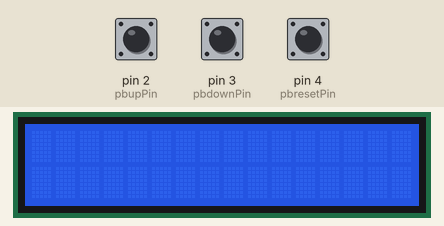
Simulated run of this sketch. Board: Arduino Uno, built with avr-gcc and run on an emulated ATmega328P. Parts: 16×2 character LCD. The test bench sets the inputs (shaded band); at power-on: pin 2 (pbupPin) HIGH, pin 4 (pbresetPin) HIGH, pin 3 (pbdownPin) HIGH. What the sketch prints to the serial monitor is not drawn.

Above: at 1.2 s.
1.3 s: pin 2 (pbupPin) pulled LOW for 3.2 s
At 5.3 s:
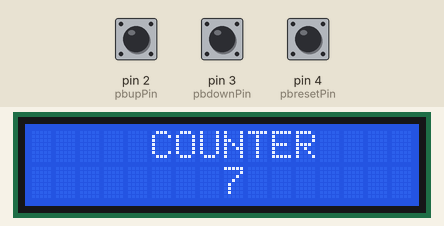
6.0 s: pin 4 (pbresetPin) pulled LOW for 0.15 s
At 7.5 s:
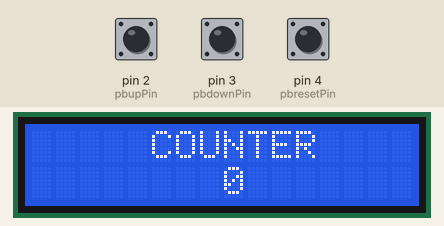
Timing chart, 0 to 9.0 s (numbered marks = the images above; inputs shaded):
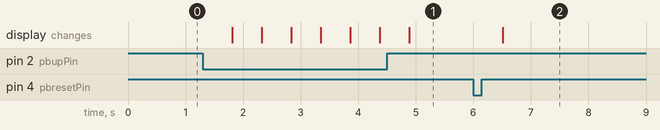

Measured:
- after the input at 1.3 s, the display: first changes after 0.51 s (image 1 shows a later state)
- after the input at 6.0 s, the display: changes after 0.51 s (image 2)

The sketch:

Counter_Up_Down_Reset.ino
```cpp
#include <LiquidCrystal_I2C.h>
#include <Wire.h>
LiquidCrystal_I2C lcd(0x27,16,2);

int pbupPin = 2;
int pbdownPin = 3;
int pbresetPin = 4;
bool ditekan = false;
bool holdBtn = 0;
int counter = 0;

void setup() {
  Serial.begin(9600);
  lcd.begin();
  lcd.backlight();
  pinMode(pbupPin, INPUT);
  pinMode(pbdownPin, INPUT);
  pinMode(pbresetPin,INPUT);
}

void loop() {

  bool pbupState = digitalRead(pbupPin); //kondisi awal berniali 1(HIGH)
  bool pbdownState = digitalRead(pbdownPin); //kondisi awal berniali 1(HIGH)
  bool pbresetState = digitalRead(pbresetPin); //kondisi awal berniali 1(HIGH)

  if (pbupState == ditekan) { //Jika push button bernilai 0(LOW) maka fungsi pbUp akan dieksekusi
    pbUp(holdBtn);
  }

  if (pbdownState == ditekan) {//Jika push button bernilai 0(LOW) maka fungsi pbDown akan dieksekusi
    pbDown(holdBtn);
  }

  if(pbresetState == ditekan){//Jika push button bernilai 0(LOW) maka fungsi pbReset akan dieksekusi
    pbReset();
  }

}

void cetak(int a) { //Menampilkan ke lcd
  lcd.clear();
  Serial.print("Counter : ");
  Serial.println(a);
  lcd.setCursor(5,0);
  lcd.print("COUNTER");
  lcd.setCursor(8,1);
  lcd.print(a);
}

void pbUp(bool a) { //counter up
  if (a == 0) {
    counter++;
    delay(500);
    cetak(counter);
    a = 1;
  } else {
    a = 0;
  }
}

void pbDown(bool a) { //counter down
  if (counter > 1) {
    counter--;
    delay(500);
    cetak(counter);
    a = 1;
  } else {
    a = 0;
  }
}

void pbReset() { //counter reset
  counter = 0;
  delay(500);
  cetak(counter);
}
```
